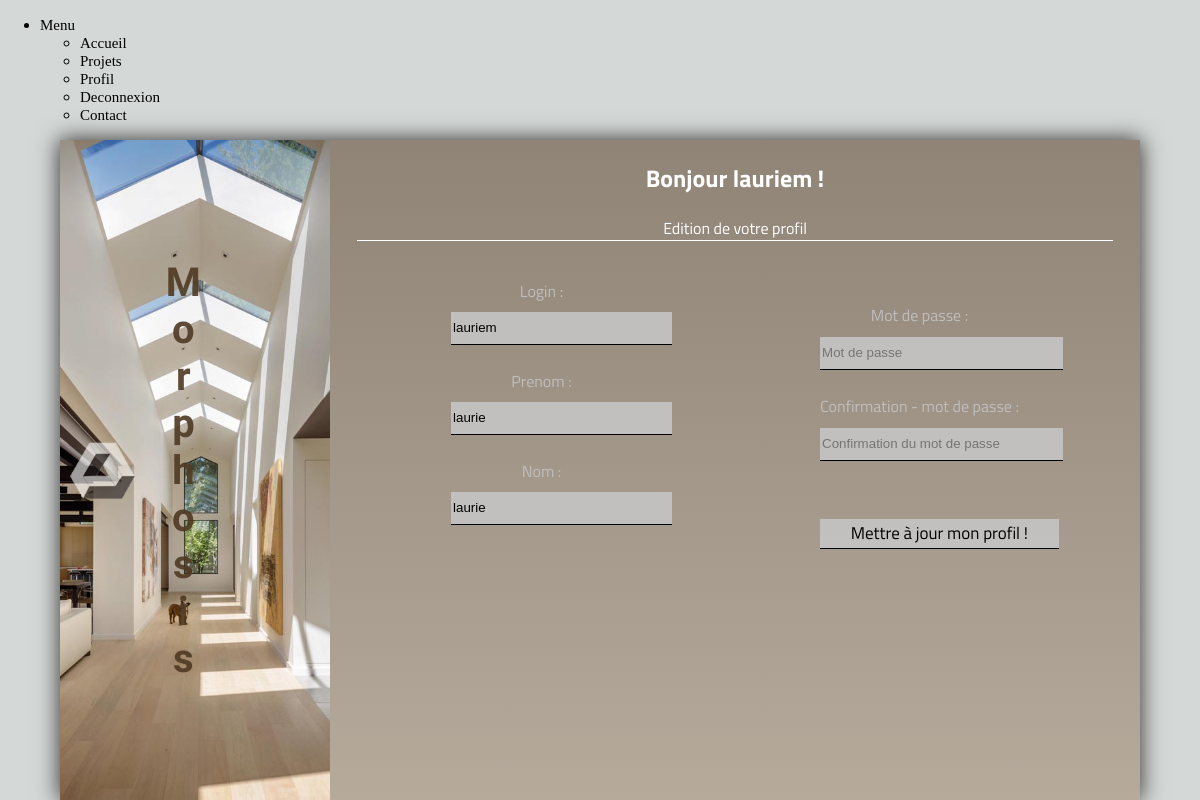
Screenshot of /profil.php?id=12 (signed in) with the database file from the repository.
### tables this page shows
CREATE TABLE `utilisateurs` (
  `id` int(11) NOT NULL,
  `login` varchar(255) NOT NULL,
  `prenom` varchar(255) NOT NULL,
  `nom` varchar(255) NOT NULL,
  `password` varchar(255) NOT NULL
);

### profil.php (the view, shortened to what this page needs)
<?php
$bdd = new PDO('mysql:host=localhost;dbname=moduleconnexion', 'root', '');
$msg = "";
if(isset($_SESSION['id'])) {
   $requser = $bdd->prepare("SELECT * FROM utilisateurs WHERE id = ?");
   $requser->execute(array($_SESSION['id']));
   $user = $requser->fetch();
}
?>
<!DOCTYPE html>
<html lang="fr">
<head>
    <link rel="stylesheet" href="profil.css">
</head>
   <body>
   <header>
   <nav id='menu'>
  <ul>
    <li><a class='dropdown-arrow' href='http://'>Menu</a>
      <ul class='sub-menus'>
      <li><a href='index.php'>Accueil</a></li>
  <li><a href='#'>Projets</a></li>
  <?php if (isset($_SESSION['id'] )) {?>
          <li class="active"><a href="profil.php?id=" <?php $_SESSION['id'] ?> >Profil</a></li>
          <?php }  else { ?>
         <li class="active"><li><a href='inscription.php'>Inscription</a></li>
          <?php } ?>
        <?php if (isset($_SESSION['id'] )) {?>
          <li class="active"><a href="deconnexion.php">Deconnexion</a></li>
          <?php }  else { ?>
         <li class="active"><a href="connexion.php">Connexion</a></li>
          <?php } ?>
        <li><a href='#'>Contact</a></li>
      </ul>
    </li>
</nav>
   </header>
   <main>
        <section class="container_form">
            <article class="container_title">
                <img src="ressource/logo2.png" alt="logo" class="logo"/>
                <h1>Morphosis</h1>
            </article>
            <article class="container_formulaire">
            <div>
         <h2>Bonjour <?php echo $user['login']; ?> ! </h2>
         <p>Edition de votre profil</p>
</div>
         <form method="POST" action="" enctype="multipart/form-data" class="form_inscription">
         <div class="display_form">
         <div>
               <label>Login :</label><br>
               <input type="text" name="newlogin" placeholder="login" value="<?php echo $user['login']; ?>" /><br /><br />
               <label>Prenom :</label><br>
               <input type="text" name="newprenom" placeholder="Prenom" value="<?php echo $user['prenom']; ?>" /><br /><br />
               <label>Nom :</label><br>
               <input type="text" name="newnom" placeholder="nom" value="<?php echo $user['nom']; ?>" /><br /><br />
         </div>
         <div>
               <label>Mot de passe :</label><br>
               <input type="password" name="newmdp1" placeholder="Mot de passe"/><br /><br />
               <label>Confirmation - mot de passe :</label><br>
               <input type="password" name="newmdp2" placeholder="Confirmation du mot de passe" /><br /><br />
               <?php if(isset($msg)) { echo '<font color="green"><center>'.$msg."</center></font>";} ?><br>
               <input type="submit" name="formprofil"  class="button" value="Mettre à jour mon profil !" />
         </div>
</div>
            </form>
         </article>
         </section>
      </main>
   </body>
</html>

### profil.css (style rules this page uses)
body { background-color: rgb(212, 216, 214); height: 100vh; margin: 0px; display: flex; flex-direction: column; justify-content: space-between; }
main { width: 90%; height: 92%; background-image: linear-gradient(to top, #b6aa9b, #aca092, #a39789, #998d80, #908477); align-items: stretch; margin-left: auto; margin-right: auto; box-shadow: 0px 0px 21px 1px rgba(0,0,0,0.75); }
.logo { width: 30%; opacity: 0.6; }
.container_title { display: flex; flex-direction: row; justify-content: flex-start; align-items: center; width: 25%; height: 100%; background-image: url(ressource/modern-house-skylights-hallway-271219-113-04.jpg); background-size: cover; background-position: center; }
h1 { color:rgba(78, 57, 35, 0.904); margin-left: 7%; font-family: 'Piazzolla', serif; font-size: 40px; writing-mode: vertical-lr; text-orientation: upright; }
.container_form { width: 100%; height: 100%; display: flex; flex-direction: row; justify-content: space-between; align-items: center; }
.container_formulaire { display: flex; flex-direction: column; justify-content: flex-start; margin-left: auto; margin-right: auto; width: 70%; height: 100%; }
.container_formulaire h2 { text-align: center; font-family: 'Titillium Web', sans-serif; color: white; }
.container_formulaire p { text-align: center; font-family: 'Titillium Web', sans-serif; color: white; border-bottom: 1px solid white; margin-bottom: 5%; }
.form_inscription { font-family: 'Titillium Web', sans-serif; margin-left: auto; margin-right: auto; text-align: center; width: 100%; }
.display_form { display: flex; flex-direction: row; justify-content: space-around; align-items: flex-end; }
.form_inscription label { color : rgba(194, 194, 194, 0.904); width: 110%; }
.form_inscription input { background-color:rgba(197, 197, 197, 0.904); border: none; border-bottom: 1px solid rgb(0, 0, 0); margin-top: 5%; height: 30px; width: 120%; }
.button { background-color: rgba(99, 98, 98, 0.904); border: 1px solid rgba(99, 98, 98, 0.904); font-family: 'Titillium Web', sans-serif; font-size: 17px; width: 100%; display: block; margin-left: auto; margin-right: auto; }
a { color:black; font-size: 15px; text-decoration: none; }

### rows the page displays
utilisateurs: login "lauriem", newlogin "lauriem", newprenom "laurie", newnom "laurie"
